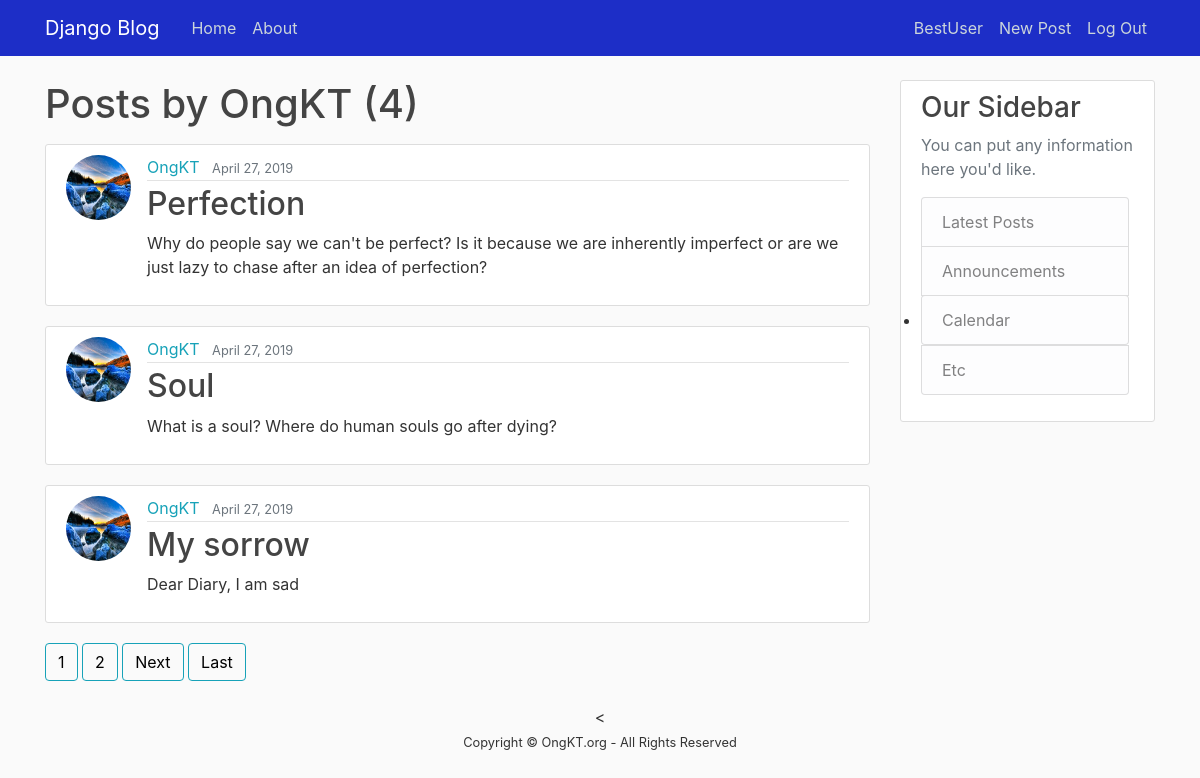
/user/OngKT (signed in), run on the app's committed database.
### website/models.py (models this page shows, shortened)
class Post(models.Model):
	title = models.CharField(max_length=100)
	content = models.TextField()
	date_posted = models.DateTimeField(default=timezone.now)
	author = models.ForeignKey(User, on_delete=models.CASCADE)

### Users/models.py (models this page shows, shortened)
class Profile(models.Model):
	user = models.OneToOneField(User, on_delete=models.CASCADE)
	image = models.ImageField(default='default.jpg', upload_to='profile_pics')

### website/views.py (the view)
# urls.py: path('user/<str:username>', UserPostListView.as_view(), name='user-posts'),
class UserPostListView(ListView):
	model = Post
	template_name = 'website/user_posts.html'
	context_object_name = 'posts'
	paginate_by = 3
	def get_queryset(self):
		user = get_object_or_404(User, username=self.kwargs.get('username'))
		return Post.objects.filter(author=user).order_by('-date_posted')

### website/templates/website/user_posts.html (shortened to what this page needs)
{%extends 'website/base.html' %}
{% block content %}
<h1 class="mb-3">Posts by {{ view.kwargs.username }} ({{ page_obj.paginator.count }})</h1>
  {% for post in posts %}
  	<article class="media content-section">
      <img class="rounded-circle article-img" src="{{ post.author.profile.image.url }}">
    		<div class="media-body">
      		<div class="article-metadata">
        			<a class="mr-2" href="{% url 'user-posts' post.author.username %}">{{ post.author }}</a>
        			<small class="text-muted">{{ post.date_posted|date:"F d, Y"}}</small>
      		</div>
      		<h2><a class="article-title" href="{% url 'post-detail' post.id %}">{{ post.title }}</a></h2>
      		<p class="article-content">{{ post.content }}</p>
    		</div>
  	</article>
  {% endfor %}
  {% if is_paginated %}
    {% for num in page_obj.paginator.page_range %}
      {% if page_obj.number == num %}
        <a class="btn btn-info mb-4" href="?page={{ num }}">{{ num }}</a>
      {% elif num > page_obj.number|add:'-3' and num < page_obj.number|add:'3'  %}
        <a class="btn btn-outline-info mb-4" href="?page={{ num }}">{{ num }}</a>
      {% endif %}
    {% endfor %}
    {% if page_obj.has_next %}
      <a class="btn btn-outline-info mb-4" href="?page={{ page_obj.next_page_number }}">Next</a>
      <a class="btn btn-outline-info mb-4" href="?page={{ page_obj.paginator.num_pages }}">Last</a>
    {% endif %}
  {% endif %}
{% endblock %}

### website/templates/website/base.html (shortened to what this page needs)
{% load static %}
<!doctype html>
<html lang="en">
    <link rel="stylesheet" type="text/css" href="https://meyerweb.com/eric/tools/css/reset/reset.css">
    <link rel="stylesheet" href="https://stackpath.bootstrapcdn.com/bootstrap/4.3.1/css/bootstrap.min.css">
    <link rel="stylesheet"  type="text/css" href="{% static 'website/main.css' %}">
  </head>
  <body>
    <header class="site-header">
      <nav class="navbar navbar-expand-md navbar-dark fixed-top" style="background-color: #1D2EC7;">
        <div class="container">
          <a class="navbar-brand mr-4" href="/">Django Blog</a>
            <div class="collapse navbar-collapse" id="navbarToggle">
              <div class="navbar-nav mr-auto">
                <a class="nav-item nav-link" href="{% url 'home' %}">Home</a>
                <a class="nav-item nav-link" href="{% url 'about' %}">About</a>
              </div>
              <div class="navbar-nav">
                {% if user.is_authenticated %}
                  <a class="nav-item nav-link" href="{% url 'profile' %}">{{user.username}}</a>
                  <a class="nav-item nav-link" href="{% url 'post-create' %}">New Post</a>
                  <a class="nav-item nav-link" href="{% url 'logout' %}">Log Out</a>
                {% else %}
                  <a class="nav-item nav-link" href="{% url 'login' %}">Login</a>
                  <a class="nav-item nav-link" href="{% url 'signup' %}">Register</a>
                {% endif %}
              </div>
            </div>
        </div>
      </nav>
    </header>
  <main class="container">
    <div class="row justify-content-md-center">
      <div class="col-md-9">
        {% block content %}{% endblock %}
      </div>
      <div class="col-md-3">
        <div class="content-section">
          <h3>Our Sidebar</h3>
          <p class='text-muted'>You can put any information here you'd like.
            <ul class="list-group">
              <li class="list-group-item list-group-item-light">Latest Posts</li>
              <li class="list-group-item list-group-item-light">Announcements</li>
              <li><a class="list-group-item list-group-item-light" href="{% url 'calendar' %}">Calendar</a></li>
              <li class="list-group-item list-group-item-light">Etc</li>
            </ul>
          </p>
        </div>
      </div>
      <
    </div>
  </main>
  <center><small>Copyright &copy; OngKT.org - All Rights Reserved</small></center>
  </body>
</html>

### website/static/website/main.css (style rules this page uses)
body { background: #fafafa; color: #333333; margin-top: 5rem; width: 100%; height: 100%; }
h1, h2, h3, h4, h5, h6 { color: #444444; }
ul { margin: 0; }
.site-header .navbar-nav .nav-link { color: #cbd5db; }
.content-section { background: #ffffff; padding: 10px 20px; border: 1px solid #dddddd; border-radius: 3px; margin-bottom: 20px; }
.article-title { color: #444444; }
.article-content { white-space: pre-line; }
.article-img { height: 65px; width: 65px; margin-right: 16px; }
.article-metadata { padding-bottom: 1px; margin-bottom: 4px; border-bottom: 1px solid #e3e3e3 }
ul { height: 100%; padding: 0px 5px 0px 20px; }
a { color: #17a2b8; }
.btn { outline: none; color: black; background-color: transparent; box-shadow: 0 0 0 0; }
.container { display: flex; }

### data on the page
Post: author.profile.image (picture), author "OngKT", date_posted "April 27, 2019", title "Perfection", content "Why do people say we can't be perfect? Is it because we are inherently imperfect or are we just lazy to chase after an idea of perfection?"
Post: author.profile.image (picture), author "OngKT", date_posted "April 27, 2019", title "Soul", content "What is a soul? Where do human souls go after dying?"
Post: author.profile.image (picture), author "OngKT", date_posted "April 27, 2019", title "My sorrow", content "Dear Diary, I am sad"

### other printed values
{{ user.username }} "BestUser"
{{ view.kwargs.username }} "OngKT"
{{ page_obj.paginator.count }} "4"
{{ num }} "1"
{{ num }} "2"
